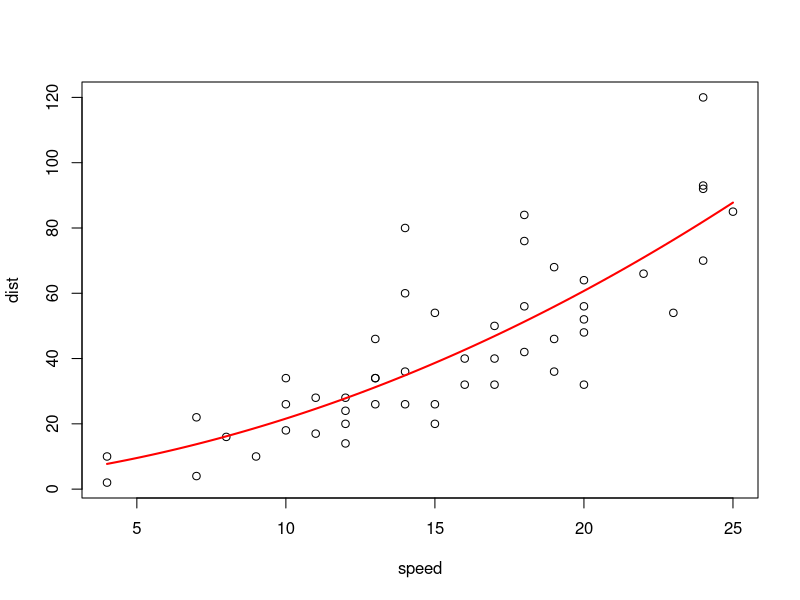

Reproduce this figure in R.
# Regressão polinomial
# Material didático — Estatística e Ciência de Dados — ICTIN/UFLA
# Fonte: James et al. (2021)

m1 <- lm(dist ~ speed, data = cars)
m2 <- lm(dist ~ speed + I(speed^2), data = cars)
print(anova(m1, m2))
print(confint(m2))
x <- data.frame(speed = seq(min(cars$speed), max(cars$speed), len = 100))
plot(dist ~ speed, data = cars)
lines(x$speed, predict(m2, x), col = "red", lwd = 2)
